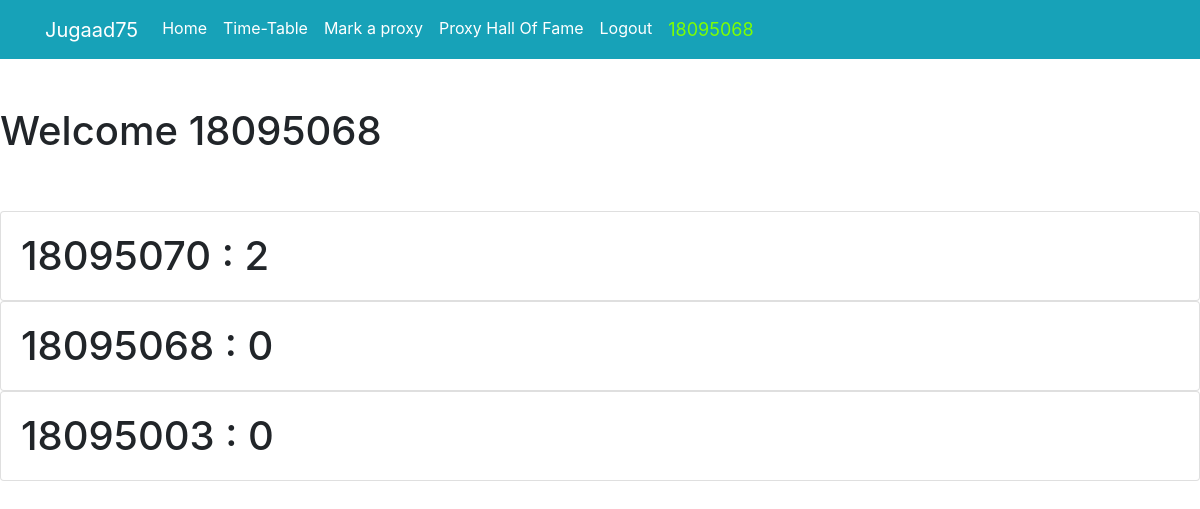
The app's page /hallOfFame/ (signed in) with its own data.
### tracker/models.py (models this page shows, shortened)
class classroom(models.Model):
    class_code = models.CharField(max_length=30)
    student = models.ForeignKey(User, on_delete=models.CASCADE)
    proxies_marked = models.IntegerField(default=0)

### tracker/views.py (the view)
# urls.py: path('hallOfFame/', views.hallOfFame , name='hallOfFame'),
def hallOfFame(request):
    context = {
        'fames' : classroom.objects.all().order_by('-proxies_marked')
    }
    return render(request,'tracker/proxy_fame.html',context)

### tracker/templates/tracker/proxy_fame.html (shortened to what this page needs)
<link rel="stylesheet" href="https://stackpath.bootstrapcdn.com/bootstrap/4.4.1/css/bootstrap.min.css">
<nav class="navbar navbar-expand-lg navbar-dark bg-info">
    <div class="container">
      <a class="navbar-brand"  href="{% url 'home' %}" >Jugaad75</a>
      <div class="collapse navbar-collapse" id="navbarNav">
        <ul class="navbar-nav">
          <li class="nav-item active">
            <a class="nav-link" href="{% url 'home' %}" >Home </a>
          </li>
          <li class="nav-item active">
            <a class="nav-link" href="{% url 'addLecture' %}">Time-Table </span></a>
          </li>
          <li class="nav-item active">
            <a class="nav-link" href="{% url 'markProxy' %}">Mark a proxy</a>
          </li>
           <li class="nav-item active">
            <a class="nav-link" href="{% url 'hallOfFame' %}" >Proxy Hall Of Fame</a>
          </li>
      {% if user.is_authenticated %}
          <li class="nav-item active">
              <a href="#" onclick="$('#signOutBtn').click()" class="nav-link" >Logout</a>
          </li>
          <li class="nav-item ">
            <a class="nav-link disabled" href="#" style="color: chartreuse; font-size: large; " >{{user.username}}</a>
          </li>
      {% endif %}
        </ul>
      </div>
    </div>
  </nav>
 <h1> Welcome {{user.username}} <h1>
<br>
{% for fame in fames %}
<div class="card">
  <div class="card-body">
    {{fame.student.username}} : {{fame.proxies_marked}}
  </div>
</div>
{% endfor %}

### records on screen
classroom: student.username "18095070", proxies_marked "2"
classroom: student.username "18095068", proxies_marked "0"
classroom: student.username "18095003", proxies_marked "0"

### other values on screen
{{ user.username }} "18095068"
